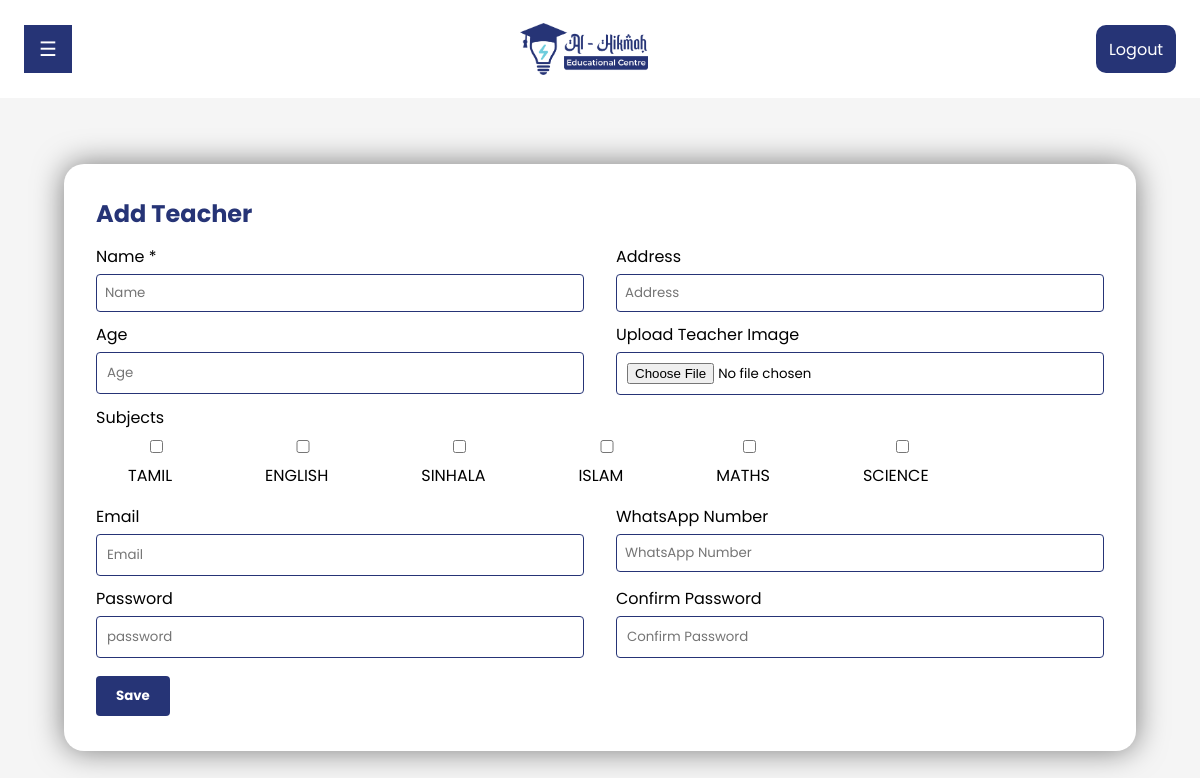
The page /lms/admin/addteacher.php (signed in) on the database its author committed.
### tables this page shows
CREATE TABLE `subjects` (
  `id` int(11) NOT NULL,
  `subject` varchar(200) NOT NULL
);

### lms/admin/addteacher.php (the view, shortened to what this page needs)
<!DOCTYPE html>
<html lang="en">
<head>
	<link rel="stylesheet" href="https://cdnjs.cloudflare.com/ajax/libs/font-awesome/6.4.0/css/all.min.css">
	<link rel="stylesheet" href="../style.css">
	<link rel="stylesheet" href="styles/editteachers.css">
	<link rel="stylesheet" href="styles/style.css">
</head>
<body>
	<?php include 'header.php' ?>
	<section class="head-padd edit-profile">
		<div class="r-contents-left">
			<h3>Add Teacher</h3>
			<form class="form-container" enctype="multipart/form-data" method="post" onsubmit="return validateForm();">
				<div class="inline-2">
					<div>
						<label for="name">Name *</label>
						<input type="text" id="name" name="name" placeholder="Name" required>
					</div>
					<div>
						<label for="address">Address</label>
						<input type="text" id="address" name="address" placeholder="Address" required>
					</div>
				</div>
				<div class="inline-2">
					<div>
						<label for="age">Age</label>
						<input type="number" id="age" name="age" placeholder="Age" required>
					</div>
					<div>
						<label for="teacher-image">Upload Teacher Image</label>
						<input type="file" id="teacher-image" name="teacherimage" accept="image/*" required>
					</div>
				</div>
				<label for="subjects">Subjects</label>
				<div class="subject-checkboxes">
					<?php
                    $sql = "SELECT * FROM subjects";
                    $result = mysqli_query($conn, $sql);
                    while ($row = mysqli_fetch_assoc($result)) {
                        $subjectName = $row['subject'];
                        echo '<div>';
                        echo '<input type="checkbox" id="' . $subjectName . '" name="subjects[]" value="' . $subjectName . '">';
                        echo '<label for="' . $subjectName . '">' . $subjectName . '</label>';
                        echo '</div>';
                    }
                    ?>
				</div>
				<div class="inline-2">
					<div>
						<label for="email">Email</label>
						<input type="email" id="email" name="email" placeholder="Email" required>
					</div>
					<div>
						<label for="whatsapp">WhatsApp Number</label>
						<input type="text" id="whatsapp" name="whatsapp" placeholder="WhatsApp Number" required>
					</div>
				</div>
				<div class="inline-2">
					<div>
						<label for="password">Password</label>
						<input type="password" id="password" name="password" placeholder="password" required>
					</div>
					<div>
						<label for="confpassword">Confirm Password</label>
						<input type="password" id="confpassword" name="confpassword" placeholder="Confirm Password"
							required>
					</div>
				</div>
				<input type="submit" value="Save" name="save">
			</form>
		</div>
	</section>
</body>
</html>

### lms/style.css (style rules this page uses)
* { margin: 0; padding: 0; box-sizing: border-box; font-family: "Poppins", sans-serif; text-decoration: none; list-style: none; scroll-behavior: smooth; }
:root { --primary-color: #263476; --secondary-color: #6ECDDD; --sub-color: white; }
form { display: flex; flex-direction: column; align-items: start; }
label { color: black; margin-bottom: 5px; }
input[type="email"], input[type="password"],input[type="number"],input[type="text"] { width: 100%; padding: 10px; margin-bottom: 10px; border: 1px solid var(--primary-color); border-radius: 4px; }
input[type="submit"] { background-color: var(--primary-color); color: white; border: none; border-radius: 4px; padding: 10px 20px; font-weight: bold; cursor: pointer; width: auto !important; transition: all 0.5s ease-in-out; }
.head-padd { margin-top: 100px; }

### lms/admin/styles/editteachers.css (style rules this page uses)
.edit-profile { padding: 4rem; }
.r-contents-left { padding: 2rem; background-color: white; box-shadow: 0 0 30px rgba(0, 0, 0, 0.5); border-radius: 20px; }
.r-contents-left h3 { color: var(--primary-color); font-size: 1.5rem; margin-bottom: 0.8rem; }
.form-container { display: flex; flex-direction: column; align-items: start; }
.form-container label { color: black; margin-bottom: 5px; }
.form-container input, .form-container select { width: 100%; padding: 10px; margin-bottom: 10px; border: 1px solid var(--primary-color); border-radius: 4px; }
.form-container input[type="submit"] { text-align: center; background-color: var(--primary-color); color: white; border: none; border-radius: 4px; padding: 10px 20px; max-width: 5rem; margin-top: 0.5rem; margin-bottom: 0.2rem; font-weight: bold; cursor: pointer; transition: all 0.5s ease-in-out; }
.subject-checkboxes { display: flex; width: 100%; flex-wrap: wrap; margin-bottom: 1rem; }
.subject-checkboxes div { flex-basis: auto; padding: 0 2rem; margin-right: 1rem; }
.inline-2 { display: flex; flex-direction: row; width: 100%; }
.inline-2 input[type="text"], .inline-2 select { width: 100%; padding: 8px; margin-bottom: 10px; border: 1px solid var(--primary-color); border-radius: 4px; }
.inline-2 div:nth-child(1) { margin-right: 2rem; }
.inline-2 div { display: flex; flex-direction: column; width: 50%; }

### lms/admin/styles/style.css (style rules this page uses)
body { background-color: #f5f5f5; font-family: 'Poppins', sans-serif; }

### rows shown on the page
subjects: subject "TAMIL"
subjects: subject "ENGLISH"
subjects: subject "SINHALA"
subjects: subject "ISLAM"
subjects: subject "MATHS"
subjects: subject "SCIENCE"
